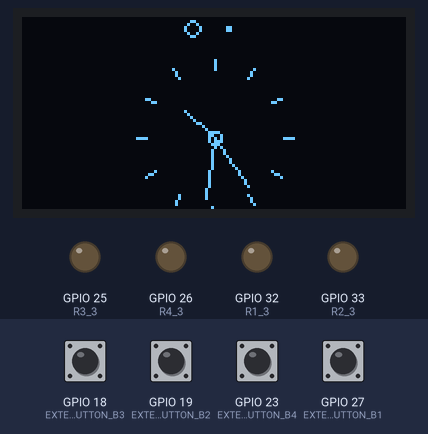
The sketch below on a simulated ESP32. Parts: 128×64 one-colour display, output pins drawn as LEDs (lit = HIGH). Inputs (shaded band) come from the test bench; at power-on: GPIO 18 (EXTERNAL_BUTTON_B3), GPIO 19 (EXTERNAL_BUTTON_B2), GPIO 23 (EXTERNAL_BUTTON_B4), GPIO 27 (EXTERNAL_BUTTON_B1) HIGH. The local clock reads 2024-03-15 10:24:30 at power-on unless the sketch sets it.

Above: at 1.2 s.
1.3 s: GPIO 18 (EXTERNAL_BUTTON_B3) pulled LOW for 0.15 s
At 1.39 s:
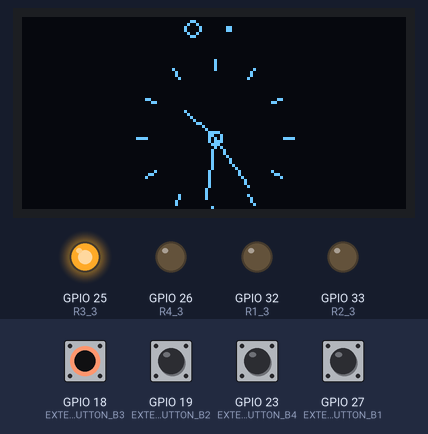
2.0 s: GPIO 19 (EXTERNAL_BUTTON_B2) pulled LOW for 0.15 s
At 2.07 s:
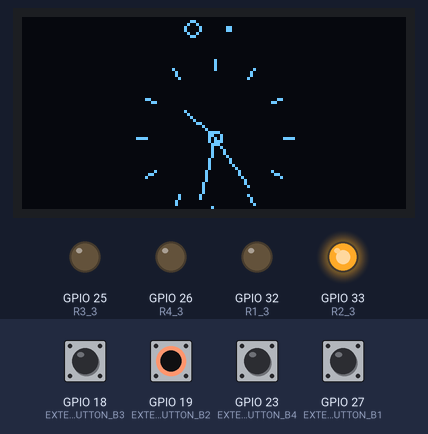
2.7 s: GPIO 23 (EXTERNAL_BUTTON_B4) pulled LOW for 1 s
At 4.6 s:
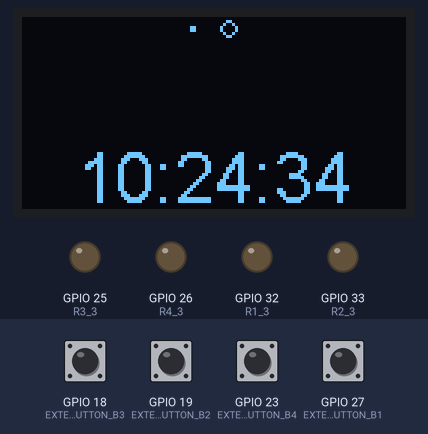
6.5 s: GPIO 27 (EXTERNAL_BUTTON_B1) pulled LOW for 0.15 s
At 6.58 s:
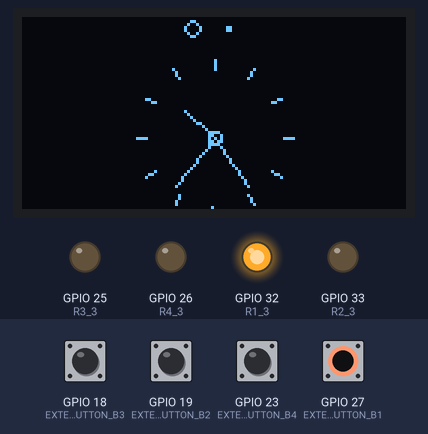
8.1 s: GPIO 23 (EXTERNAL_BUTTON_B4) pulled LOW for 0.15 s
At 8.67 s:
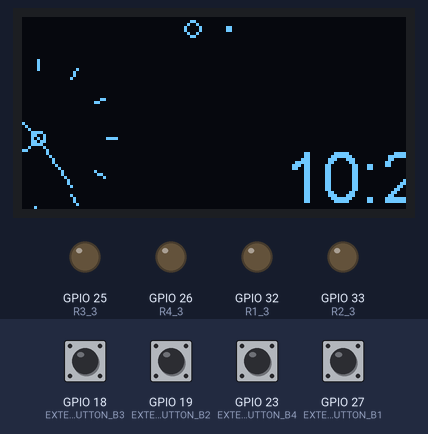
8.8 s: GPIO 18 (EXTERNAL_BUTTON_B3) pulled LOW for 1 s
At 9.6 s:
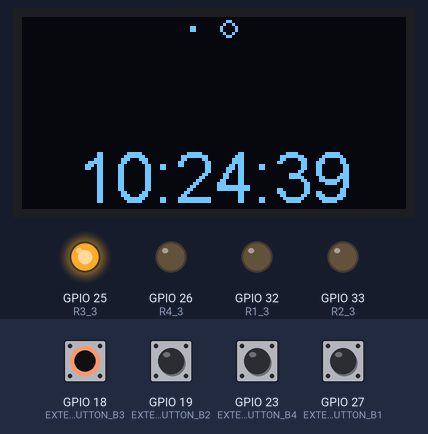
Timing chart, 0 to 11.8 s (numbered marks = the images above; inputs shaded):
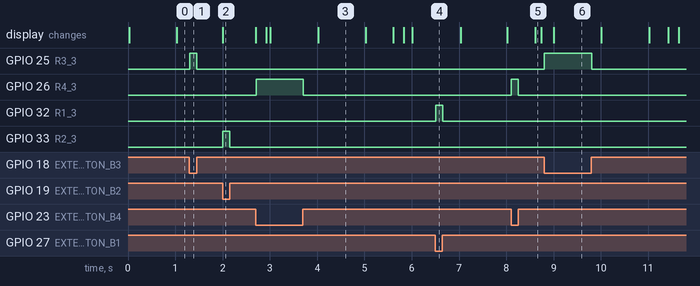

Measured:
- after the input at 1.3 s, GPIO 25 (R3_3): LOW → HIGH at once, → LOW 0.15 s later
- after the input at 2.0 s, GPIO 33 (R2_3): LOW → HIGH at once, → LOW 0.15 s later
- after the input at 2.7 s, GPIO 26 (R4_3): LOW → HIGH at once, → LOW 0.99 s later
- after the input at 6.5 s, GPIO 32 (R1_3): LOW → HIGH at once, → LOW 0.15 s later
- after the input at 8.1 s, GPIO 26 (R4_3): LOW → HIGH at once, → LOW 0.15 s later; the display: changes after 0.51 s (image 5)
- after the input at 8.8 s, GPIO 25 (R3_3): LOW → HIGH at once, → LOW 1.0 s later
- what the display in image 3 shows lasts 1.0 s, from 4.0 s to 5.0 s

The sketch:

esp32_oled_TinyRTC_4B_4L.ino
```cpp
//#include <Wire.h>  // Only needed for Arduino 1.6.5 and earlier
#include "SSD1306.h"
// Include the UI lib
#include "OLEDDisplayUi.h"
// Include custom images
#include "images.h"

#define ESP32
#include "RTClib.h"
/*RTClib.h has been slaightly modified:
  #ifdef ESP32
  #define WIRE Wire
  #else
  #define WIRE Wire1
  #endif
*/


DS1307 rtc;
DateTime now;

#define I2C_SDA 21
#define I2C_SCL 22

#define I2C_SDA_OLED 4
#define I2C_SCL_OLED 15

#define EXTERNAL_BUTTON_B1 27
#define EXTERNAL_BUTTON_B2 19 /* B2 <-> B3) */
#define EXTERNAL_BUTTON_B3 18 /* B2 <-> B3) */
#define EXTERNAL_BUTTON_B4 23

#define R1_3  32
#define R2_3  33
#define R3_3  25
#define R4_3  26

// Initialize the OLED display using Wire library
SSD1306  display(0x3c, I2C_SDA, I2C_SCL);

OLEDDisplayUi ui ( &display );

int screenW = 128;
int screenH = 64;
int clockCenterX = screenW / 2;
int clockCenterY = ((screenH - 16) / 2) + 16; // top yellow part is 16 px height
//int clockRadius = 23;
int clockRadius = 26;

// utility function for digital clock display: prints leading 0
String twoDigits(int digits) {
  if (digits < 10) {
    String i = '0' + String(digits);
    return i;
  }
  else {
    return String(digits);
  }
}

void clockOverlay(OLEDDisplay *display, OLEDDisplayUiState* state) {

}

void analogClockFrame(OLEDDisplay *display, OLEDDisplayUiState* state, int16_t x, int16_t y) {
  //  ui.disableIndicator();

  // Draw the clock face
  //  display->drawCircle(clockCenterX + x, clockCenterY + y, clockRadius);
  display->drawCircle(clockCenterX + x, clockCenterY + y, 2);
  //
  //hour ticks
  for ( int z = 0; z < 360; z = z + 30 ) {
    //Begin at 0 and stop at 360
    float angle = z ;
    angle = ( angle / 57.29577951 ) ; //Convert degrees to radians
    int x2 = ( clockCenterX + ( sin(angle) * clockRadius ) );
    int y2 = ( clockCenterY - ( cos(angle) * clockRadius ) );
    int x3 = ( clockCenterX + ( sin(angle) * ( clockRadius - ( clockRadius / 8 ) ) ) );
    int y3 = ( clockCenterY - ( cos(angle) * ( clockRadius - ( clockRadius / 8 ) ) ) );
    display->drawLine( x2 + x , y2 + y , x3 + x , y3 + y);
  }

  // display second hand
  float angle = now.second() * 6 ;
  angle = ( angle / 57.29577951 ) ; //Convert degrees to radians
  int x3 = ( clockCenterX + ( sin(angle) * ( clockRadius - ( clockRadius / 5 ) ) ) );
  int y3 = ( clockCenterY - ( cos(angle) * ( clockRadius - ( clockRadius / 5 ) ) ) );
  display->drawLine( clockCenterX + x , clockCenterY + y , x3 + x , y3 + y);
  //
  // display minute hand
  angle = now.minute() * 6 ;
  angle = ( angle / 57.29577951 ) ; //Convert degrees to radians
  x3 = ( clockCenterX + ( sin(angle) * ( clockRadius - ( clockRadius / 4 ) ) ) );
  y3 = ( clockCenterY - ( cos(angle) * ( clockRadius - ( clockRadius / 4 ) ) ) );
  display->drawLine( clockCenterX + x , clockCenterY + y , x3 + x , y3 + y);
  //
  // display hour hand
  angle = now.hour() * 30 + int( ( now.minute() / 12 ) * 6 )   ;
  angle = ( angle / 57.29577951 ) ; //Convert degrees to radians
  x3 = ( clockCenterX + ( sin(angle) * ( clockRadius - ( clockRadius / 2 ) ) ) );
  y3 = ( clockCenterY - ( cos(angle) * ( clockRadius - ( clockRadius / 2 ) ) ) );
  display->drawLine( clockCenterX + x , clockCenterY + y , x3 + x , y3 + y);
}

void digitalClockFrame(OLEDDisplay *display, OLEDDisplayUiState* state, int16_t x, int16_t y) {
  String timenow = String(now.hour()) + ":" + twoDigits(now.minute()) + ":" + twoDigits(now.second());
  display->setTextAlignment(TEXT_ALIGN_CENTER);
  display->setFont(ArialMT_Plain_24);
  display->drawString(clockCenterX + x , clockCenterY + y, timenow );
}

// This array keeps function pointers to all frames
// frames are the single views that slide in
FrameCallback frames[] = { analogClockFrame, digitalClockFrame };

// how many frames are there?
int frameCount = 2;

// Overlays are statically drawn on top of a frame eg. a clock
OverlayCallback overlays[] = { clockOverlay };
int overlaysCount = 1;

void vSetupOled() {
  // The ESP is capable of rendering 60fps in 80Mhz mode
  // but that won't give you much time for anything else
  // run it in 160Mhz mode or just set it to 30 fps
  ui.setTargetFPS(60);

  // Customize the active and inactive symbol
  ui.setActiveSymbol(activeSymbol);
  ui.setInactiveSymbol(inactiveSymbol);

  // You can change this to
  // TOP, LEFT, BOTTOM, RIGHT
  ui.setIndicatorPosition(TOP);

  // Defines where the first frame is located in the bar.
  ui.setIndicatorDirection(LEFT_RIGHT);

  // You can change the transition that is used
  // SLIDE_LEFT, SLIDE_RIGHT, SLIDE_UP, SLIDE_DOWN
  ui.setFrameAnimation(SLIDE_LEFT);

  // Add frames
  ui.setFrames(frames, frameCount);

  // Add overlays
  ui.setOverlays(overlays, overlaysCount);

  // Initialising the UI will init the display too.
  ui.init();

  display.flipScreenVertically();
}

void vSetupTinyRTC() {
  Wire.begin(I2C_SDA, I2C_SCL);
  rtc.begin();
  if (! rtc.isrunning()) {
    Serial.println("RTC is NOT running!");
    // following line sets the RTC to the date & time this sketch was compiled
    rtc.adjust(DateTime(__DATE__, __TIME__));
  }
  now = rtc.now();
}

void setup() {
  pinMode(EXTERNAL_BUTTON_B1, INPUT_PULLUP);
  pinMode(EXTERNAL_BUTTON_B2, INPUT_PULLUP);
  pinMode(EXTERNAL_BUTTON_B3, INPUT_PULLUP);
  pinMode(EXTERNAL_BUTTON_B4, INPUT_PULLUP);

  pinMode(R1_3, OUTPUT);
  pinMode(R2_3, OUTPUT);
  pinMode(R3_3, OUTPUT);
  pinMode(R4_3, OUTPUT);

  Serial.begin(115200);
  Serial.println();

  vSetupOled();
  vSetupTinyRTC();
}

void loop() {
  int remainingTimeBudget = ui.update();

  if (remainingTimeBudget > 0) {
    // You can do some work here
    // Don't do stuff if you are below your
    // time budget.
    now = rtc.now();
    digitalWrite(R1_3, !digitalRead(EXTERNAL_BUTTON_B1));
    digitalWrite(R2_3, !digitalRead(EXTERNAL_BUTTON_B2));
    digitalWrite(R3_3, !digitalRead(EXTERNAL_BUTTON_B3));
    digitalWrite(R4_3, !digitalRead(EXTERNAL_BUTTON_B4));
    delay(remainingTimeBudget);
  }
}
```

images.h
```cpp
const char activeSymbol[] PROGMEM = {
    B00000000,
    B00000000,
    B00011000,
    B00100100,
    B01000010,
    B01000010,
    B00100100,
    B00011000
};

const char inactiveSymbol[] PROGMEM = {
    B00000000,
    B00000000,
    B00000000,
    B00000000,
    B00011000,
    B00011000,
    B00000000,
    B00000000
};
```
